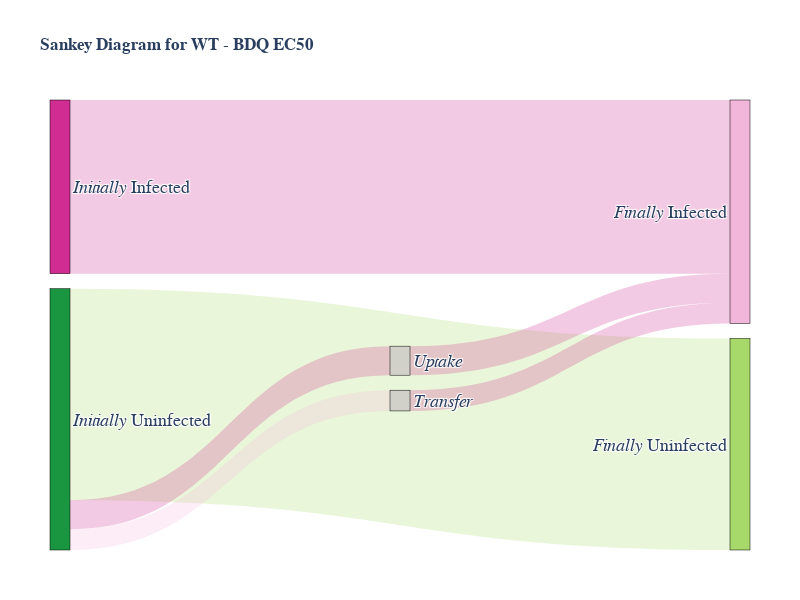
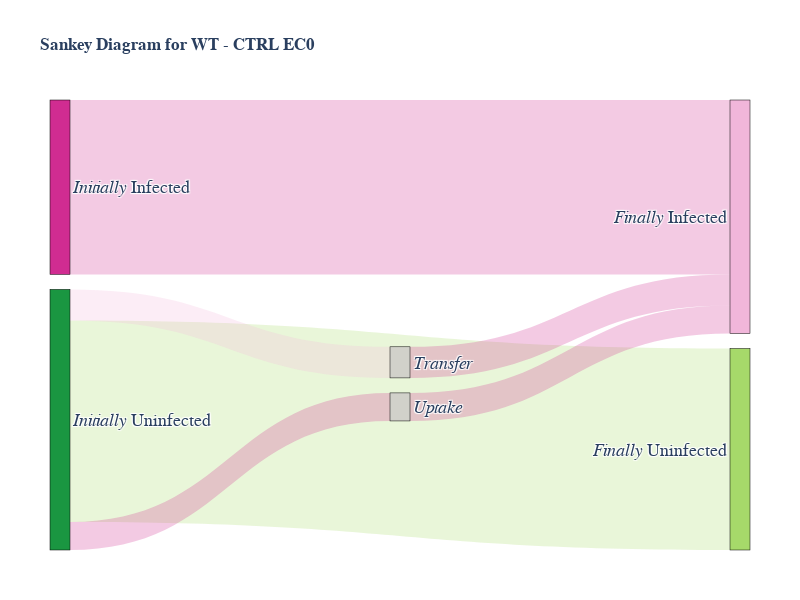
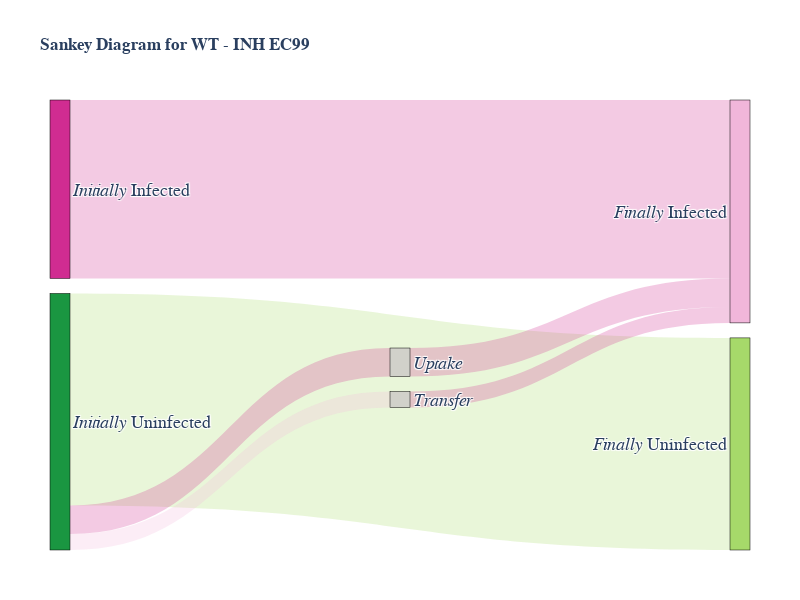
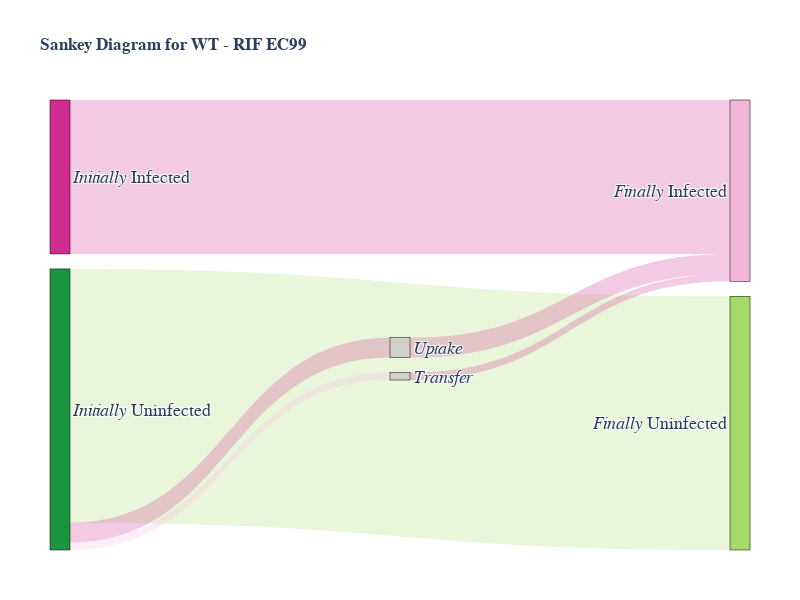

These figures' notebook cell, in order:
### Code cell
# Define labels and colors (unchanged)
labels = [
    "<i>Initially</i> Infected", "<i>Initially</i> Uninfected",
    "<i>Finally</i> Infected", "<i>Finally</i> Uninfected",
    "<i>Uptake</i>", "<i>Transfer</i>"
]
node_colors = [colours.expanded_piyg[i] for i in [-1, 0, -2, 1, 3, 3]]
link_colors = [
    f'rgba({int(color[1:3], 16)}, {int(color[3:5], 16)}, {int(color[5:7], 16)}, 0.25)'
    for color in [colours.expanded_piyg[i] for i in [-1, 0, -2, 1, -1, -2, -1, -1]]
]

# Loop through each sankey_data and create a separate Sankey diagram for each
for idx, data in enumerate(sankey_data_list):
    # Create a new figure for each Sankey diagram
    fig = go.Figure()

    # Normalize values
    normalization_factor = data['total'] / max_total
    N_stayed_infected = data['N_stayed_infected'] / normalization_factor
    N_got_uninfected = 0#data['N_got_uninfected'] / normalization_factor
    N_got_infected = 0#data['N_got_infected'] / normalization_factor
    N_stayed_uninfected = data['N_stayed_uninfected'] / normalization_factor
    N_uptake = data['N_uptake'] / normalization_factor
    N_transfer = data['N_transfer'] / normalization_factor
    
    # Create value list
    value = [
        N_stayed_infected,     # Initially Infected -> Finally Infected
        N_got_uninfected,      # Initially Infected -> Finally Uninfected
        N_got_infected,        # Initially Uninfected -> Finally Infected
        N_stayed_uninfected,   # Initially Uninfected -> Finally Uninfected
        N_uptake,              # Initially Uninfected -> Uptake
        N_transfer,            # Initially Uninfected -> Transfer
        N_uptake,              # Uptake -> Finally Infected
        N_transfer,            # Transfer -> Finally Infected
    ]
    
    # Ensure no negative or NaN values
    value = [max(v, 0) if not pd.isnull(v) else 0 for v in value]
    
    # Define source and target arrays
    source = [0, 0, 1, 1, 1, 1, 4, 5]
    target = [2, 3, 2, 3, 4, 5, 2, 2]
    
    # Create the Sankey diagram
    sankey = go.Sankey(
        domain=dict(x=[0, 1], y=[0, 1]),
        orientation='h',
        node=dict(
            pad=15,
            thickness=20,
            line=dict(color="black", width=0.5),
            label=labels,
            color=node_colors,
        ),
        link=dict(
            source=source,
            target=target,
            value=value,
            color=link_colors
        ),
        textfont=dict(size=18)
    )
    
    # Add the Sankey diagram to the figure
    fig.add_trace(sankey)
    
    # # Add annotation for the Sankey diagram
    # fig.add_annotation(
    #     x=0.5,
    #     y=1,
    #     text=f"{data['strain']} under {data['compound']} {data['concentration']}",
    #     showarrow=False,
    #     font=dict(size=32),
    #     xanchor='center',
    #     xref='paper',
    #     yref='paper'
    # )

    # Update layout for each figure
    fig.update_layout(
        title_text=f"<b>Sankey Diagram for {data['strain']} - {data['compound']} {data['concentration']}</b>",
        width=800,  # Adjust as needed
        height=600,  # Adjust as needed
        font_family="Helvetica",
        margin=dict(l=50, r=50, t=100, b=50),
    )

    # Save each figure with a unique filename
    # fig.write_image(f'{syno_base_dir()}/results/27sept/allsankey/sankey_diagram_{data["strain"]}_{data["compound"]}_{data["concentration"]}.pdf')
    
    # Display each figure
    fig.show()

### Figure 1 — Plotly figure (JSON) as saved in the notebook; plotly's stock layout.template omitted (floating-point values rounded to 4 significant figures)
{"data": [{"domain": {"x": [0, 1], "y": [0, 1]}, "link": {"color": ["rgba(208, 44, 145, 0.25)", "rgba(26, 150, 65, 0.25)", "rgba(241, 182, 218, 0.25)", "rgba(166, 217, 106, 0.25)", "rgba(208, 44, 145, 0.25)", "rgba(241, 182, 218, 0.25)", "rgba(208, 44, 145, 0.25)", "rgba(208, 44, 145, 0.25)"], "source": [0, 0, 1, 1, 1, 1, 4, 5], "target": [2, 3, 2, 3, 4, 5, 2, 2], "value": [723.4, 0, 0, 881.0, 120.9, 86.38, 120.9, 86.38]}, "node": {"color": ["#d02c91", "#1a9641", "#f1b6da", "#a6d96a", "#d1d1ca", "#d1d1ca"], "label": ["<i>Initially</i> Infected", "<i>Initially</i> Uninfected", "<i>Finally</i> Infected", "<i>Finally</i> Uninfected", "<i>Uptake</i>", "<i>Transfer</i>"], "line": {"color": "black", "width": 0.5}, "pad": 15, "thickness": 20}, "orientation": "h", "textfont": {"size": 18}, "type": "sankey"}], "layout": {"font": {"family": "Helvetica"}, "height": 600, "margin": {"b": 50, "l": 50, "r": 50, "t": 100}, "title": {"text": "<b>Sankey Diagram for WT - BDQ EC50</b>"}, "width": 800}}

### Figure 2 — Plotly figure (JSON) as saved in the notebook; plotly's stock layout.template omitted (floating-point values rounded to 4 significant figures)
{"data": [{"domain": {"x": [0, 1], "y": [0, 1]}, "link": {"color": ["rgba(208, 44, 145, 0.25)", "rgba(26, 150, 65, 0.25)", "rgba(241, 182, 218, 0.25)", "rgba(166, 217, 106, 0.25)", "rgba(208, 44, 145, 0.25)", "rgba(241, 182, 218, 0.25)", "rgba(208, 44, 145, 0.25)", "rgba(208, 44, 145, 0.25)"], "source": [0, 0, 1, 1, 1, 1, 4, 5], "target": [2, 3, 2, 3, 4, 5, 2, 2], "value": [740, 0, 0, 855, 119, 132, 119, 132]}, "node": {"color": ["#d02c91", "#1a9641", "#f1b6da", "#a6d96a", "#d1d1ca", "#d1d1ca"], "label": ["<i>Initially</i> Infected", "<i>Initially</i> Uninfected", "<i>Finally</i> Infected", "<i>Finally</i> Uninfected", "<i>Uptake</i>", "<i>Transfer</i>"], "line": {"color": "black", "width": 0.5}, "pad": 15, "thickness": 20}, "orientation": "h", "textfont": {"size": 18}, "type": "sankey"}], "layout": {"font": {"family": "Helvetica"}, "height": 600, "margin": {"b": 50, "l": 50, "r": 50, "t": 100}, "title": {"text": "<b>Sankey Diagram for WT - CTRL EC0</b>"}, "width": 800}}

### Figure 3 — Plotly figure (JSON) as saved in the notebook; plotly's stock layout.template omitted (floating-point values rounded to 4 significant figures)
{"data": [{"domain": {"x": [0, 1], "y": [0, 1]}, "link": {"color": ["rgba(208, 44, 145, 0.25)", "rgba(26, 150, 65, 0.25)", "rgba(241, 182, 218, 0.25)", "rgba(166, 217, 106, 0.25)", "rgba(208, 44, 145, 0.25)", "rgba(241, 182, 218, 0.25)", "rgba(208, 44, 145, 0.25)", "rgba(208, 44, 145, 0.25)"], "source": [0, 0, 1, 1, 1, 1, 4, 5], "target": [2, 3, 2, 3, 4, 5, 2, 2], "value": [734.5, 0, 0, 873.1, 117.6, 65.35, 117.6, 65.35]}, "node": {"color": ["#d02c91", "#1a9641", "#f1b6da", "#a6d96a", "#d1d1ca", "#d1d1ca"], "label": ["<i>Initially</i> Infected", "<i>Initially</i> Uninfected", "<i>Finally</i> Infected", "<i>Finally</i> Uninfected", "<i>Uptake</i>", "<i>Transfer</i>"], "line": {"color": "black", "width": 0.5}, "pad": 15, "thickness": 20}, "orientation": "h", "textfont": {"size": 18}, "type": "sankey"}], "layout": {"font": {"family": "Helvetica"}, "height": 600, "margin": {"b": 50, "l": 50, "r": 50, "t": 100}, "title": {"text": "<b>Sankey Diagram for WT - INH EC99</b>"}, "width": 800}}

### Figure 4 — Plotly figure (JSON) as saved in the notebook; plotly's stock layout.template omitted (floating-point values rounded to 4 significant figures)
{"data": [{"domain": {"x": [0, 1], "y": [0, 1]}, "link": {"color": ["rgba(208, 44, 145, 0.25)", "rgba(26, 150, 65, 0.25)", "rgba(241, 182, 218, 0.25)", "rgba(166, 217, 106, 0.25)", "rgba(208, 44, 145, 0.25)", "rgba(241, 182, 218, 0.25)", "rgba(208, 44, 145, 0.25)", "rgba(208, 44, 145, 0.25)"], "source": [0, 0, 1, 1, 1, 1, 4, 5], "target": [2, 3, 2, 3, 4, 5, 2, 2], "value": [627.1, 0, 0, 1034.0, 81.29, 30.19, 81.29, 30.19]}, "node": {"color": ["#d02c91", "#1a9641", "#f1b6da", "#a6d96a", "#d1d1ca", "#d1d1ca"], "label": ["<i>Initially</i> Infected", "<i>Initially</i> Uninfected", "<i>Finally</i> Infected", "<i>Finally</i> Uninfected", "<i>Uptake</i>", "<i>Transfer</i>"], "line": {"color": "black", "width": 0.5}, "pad": 15, "thickness": 20}, "orientation": "h", "textfont": {"size": 18}, "type": "sankey"}], "layout": {"font": {"family": "Helvetica"}, "height": 600, "margin": {"b": 50, "l": 50, "r": 50, "t": 100}, "title": {"text": "<b>Sankey Diagram for WT - RIF EC99</b>"}, "width": 800}}
